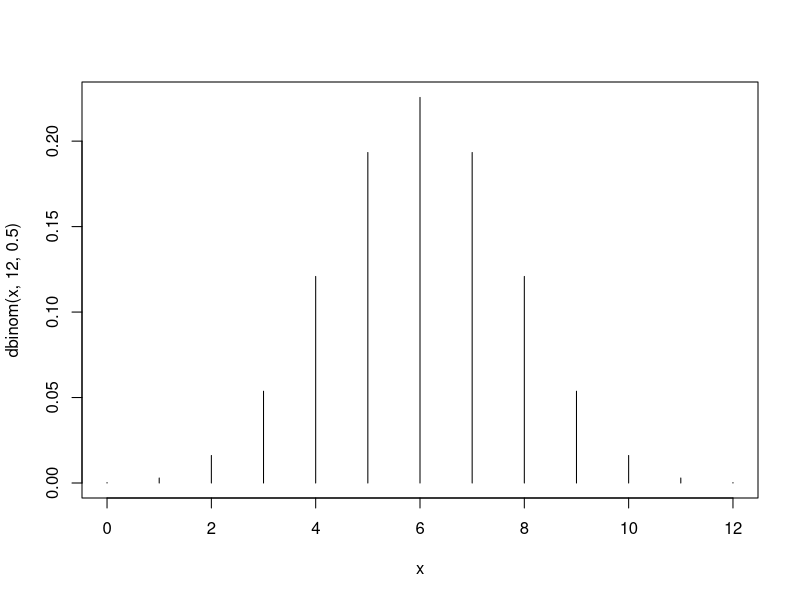
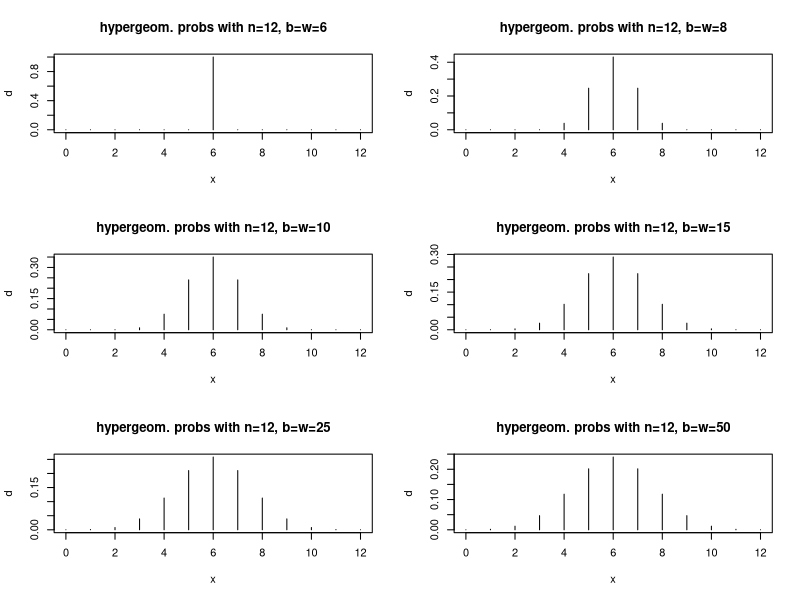
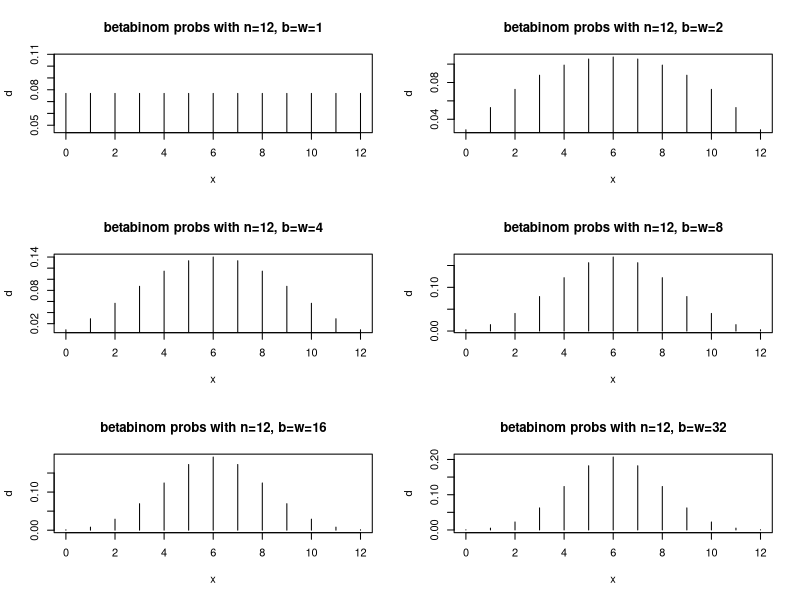

R code for these plots, in order:

## NOTE: anything on a line after a ``hash'' (i.e. a #) is ignored by R 
## If this file is saved in the R working directory, simply use
## source("prob-dist-ord-diags.R") to generate the graphs and PDFs

par(mfrow=c(1,1))  ## ensures we have a single graph in the window to start with
x=0:12
plot(x,dbinom(x,12,.5),type="h")
dev.print(dev=pdf,file="binom-probs.pdf")

par(mfrow=c(3,2))  ## divides the graph window into a 3-by-2 grid, and fills along ``rows''

jvec=c(6,8,10,15,25,50)
for(j in jvec){
  b=w=j
  d=dhyper(x,b,w,12)
  plot(x,d,type="h")
  title(paste("hypergeom. probs with n=12, b=w=",j,sep=""))
}

dev.print(dev=pdf,file="hypergeom-probs.pdf")


ivec=c(1,2,4,8,16,32)
n=12
for (i in ivec){
  b=w=i
  d=choose(w-1+x,x)*choose(b-1+n-x,n-x)/choose(w+b-1+n,n)    # beta binom prob dist
  plot(x,d,type="h")
  title(paste("betabinom probs with n=12, b=w=",i,sep=""))
 }

dev.print(dev=pdf,file="betabinom-probs.pdf")

